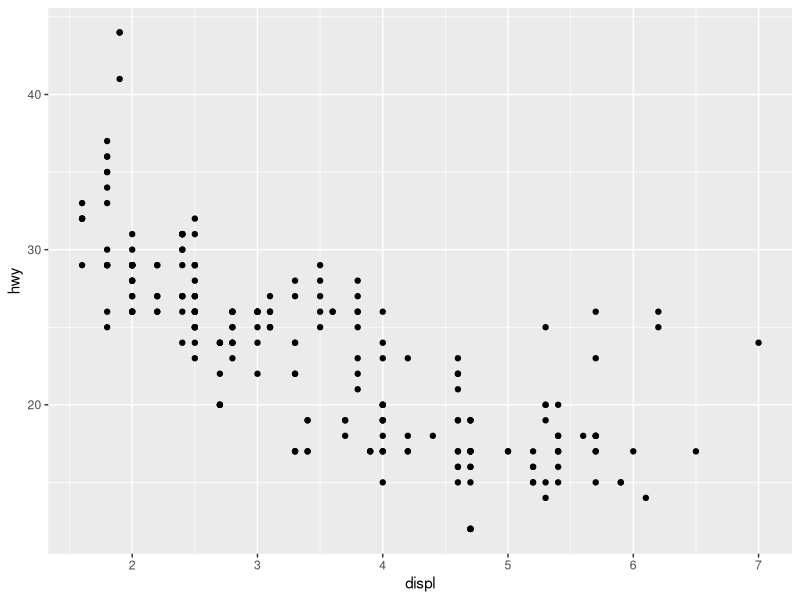
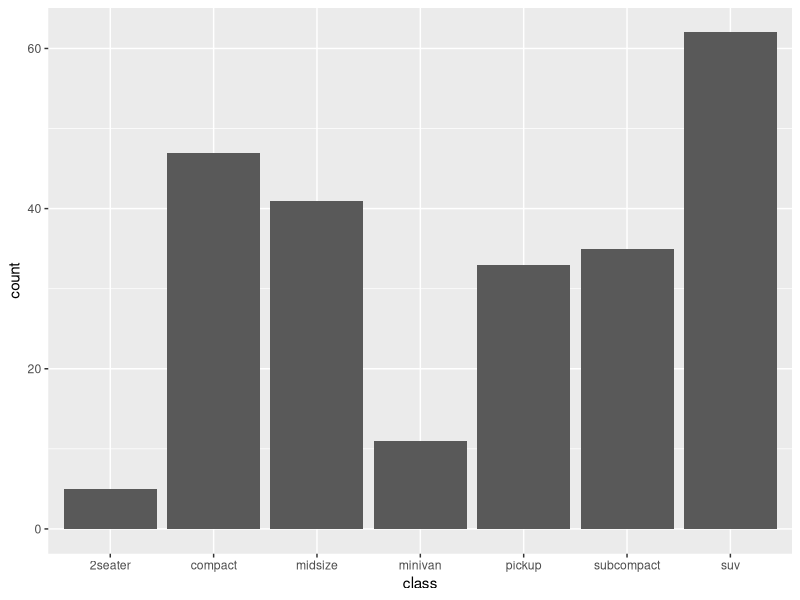

The R script that drew these images, in order:
## ---- chunk 1
#| label: load-packages
#| message: false

library(tidyverse)
## ---- chunk 2
ggplot(mpg) + 
  geom_point(aes(x = displ, y = hwy))
## ---- chunk 3
my_bar_plot <- ggplot(mpg, aes(x = class)) +
  geom_bar()
my_scatter_plot <- ggplot(mpg, aes(x = cty, y = hwy)) +
  geom_point()
ggsave(filename = "mpg-plot.png", plot = my_bar_plot)
